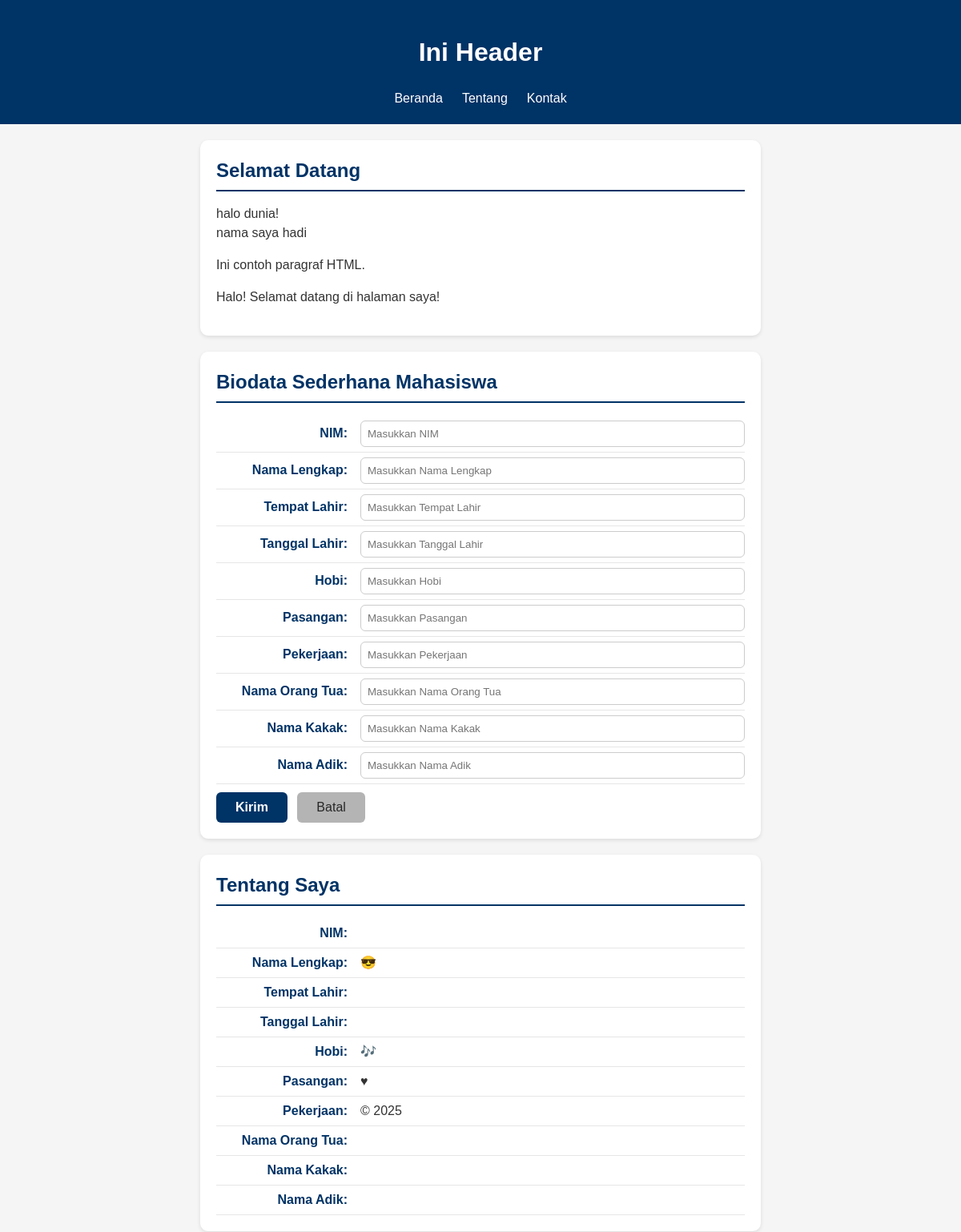
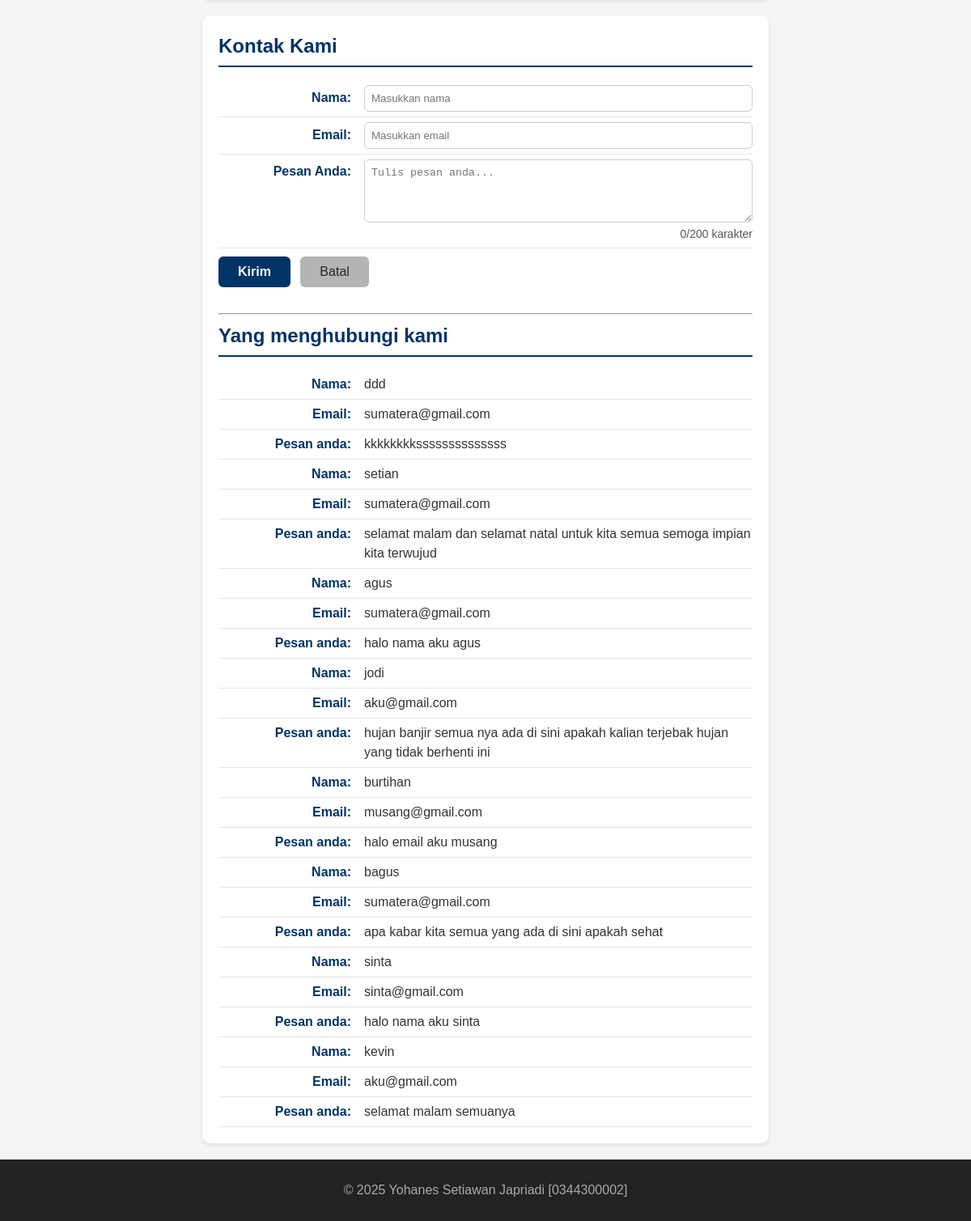
The page / on the database its author committed (2 pictures, top to bottom).
### tables this page shows
CREATE TABLE `tbl_tamu` (
  `cid` int(11) NOT NULL,
  `cnama` varchar(100) DEFAULT NULL,
  `cemail` varchar(100) DEFAULT NULL,
  `cpesan` text,
  `dcreated_at` datetime NOT NULL DEFAULT CURRENT_TIMESTAMP
);

### fungsi.php (the view, shortened to what this page needs)
<?php
function bersihkan($str)
{
    return htmlspecialchars(trim($str), ENT_QUOTES, 'UTF-8');
}
function tampilkanBiodata($conf, $arr)
{
    $html = "";
    foreach ($conf as $k => $v) {
        $label  = $v['label'];
        $nilai  = isset($arr[$k]) ? bersihkan($arr[$k]) : '';
        $suffix = $v['suffix'];
        $html .= "<p><strong>{$label}</strong> {$nilai}{$suffix}</p>";
    }
    return $html;
}

### read_inc.php
<?php
require 'koneksi.php';
$fieldContact = [
   "nama" => ["label" => "Nama:", "suffix" => ""],
    "email" => ["label" => "Email:", "suffix" => ""],
    "pesan " => ["label" => "Pesan anda:", "suffix" => ""]
];
$sql = "SELECT * FROM tbl_tamu ORDER BY cid DESC";
$q = mysqli_query($conn,$sql);
if (!$q) {
  echo "<p>Gagal membaca data tamu: " . htmlspecialchars(mysqli_error($conn)) . "</p>";
} elseif (mysqli_num_rows($q) === 0){
  echo "<p>Belum ada data tamu yang tersimpan.</P>";
} else {
  while ($row = mysqli_fetch_assoc($q)) {
    $arrContact = [
    "nama"       => $row["cnama"]   ?? "",
    "email"      => $row["cemail"]  ?? "",
    "pesan "      => $row["cpesan"]  ?? "",
    ];
    echo tampilkanBiodata($fieldContact,$arrContact);
  }
}
?>

### style.css (style rules this page uses)
* { box-sizing: border-box; }
body { margin: 0; font-family: Arial, sans-serif; background: #f5f5f5; color: #333; line-height: 1.5; }
#about p, #contact p, #contact label, #biodata label { display: flex; justify-content: flex-start; align-items: baseline; margin: 0; padding: 6px 0; border-bottom: 1px solid #e6e6e6; }
#about strong, #contact strong, #contact label>span, #biodata label>span { min-width: 180px; color: #003366; font-weight: 600; text-align: right; padding-right: 16px; flex-shrink: 0; }

### rows shown on the page
tbl_tamu: label "Nama:", cnama "ddd", label "Email:", cemail "sumatera@gmail.com", label "Pesan anda:", cpesan "kkkkkkkkssssssssssssss"
tbl_tamu: label "Nama:", cnama "setian", label "Email:", cemail "sumatera@gmail.com", label "Pesan anda:", cpesan "selamat malam dan selamat natal untuk kita semua semoga impian kita terwujud"
tbl_tamu: label "Nama:", cnama "agus", label "Email:", cemail "sumatera@gmail.com", label "Pesan anda:", cpesan "halo nama aku agus"
tbl_tamu: label "Nama:", cnama "jodi", label "Email:", cemail "aku@gmail.com", label "Pesan anda:", cpesan "hujan banjir semua nya ada di sini apakah kalian terjebak hujan yang tidak berhenti ini"
tbl_tamu: label "Nama:", cnama "burtihan", label "Email:", cemail "musang@gmail.com", label "Pesan anda:", cpesan "halo email aku musang"
tbl_tamu: label "Nama:", cnama "bagus", label "Email:", cemail "sumatera@gmail.com", label "Pesan anda:", cpesan "apa kabar kita semua yang ada di sini apakah sehat"
tbl_tamu: label "Nama:", cnama "sinta", label "Email:", cemail "sinta@gmail.com", label "Pesan anda:", cpesan "halo nama aku sinta"
tbl_tamu: label "Nama:", cnama "kevin", label "Email:", cemail "aku@gmail.com", label "Pesan anda:", cpesan "selamat malam semuanya"

### other values the page prints
$label "NIM:"
$label "Nama Lengkap:"
$suffix "😎"
$label "Tempat Lahir:"
$label "Tanggal Lahir:"
$label "Hobi:"
$suffix "🎶"
$label "Pasangan:"
$suffix "♥"
$label "Pekerjaan:"
$suffix "© 2025"
$label "Nama Orang Tua:"
$label "Nama Kakak:"
$label "Nama Adik:"
